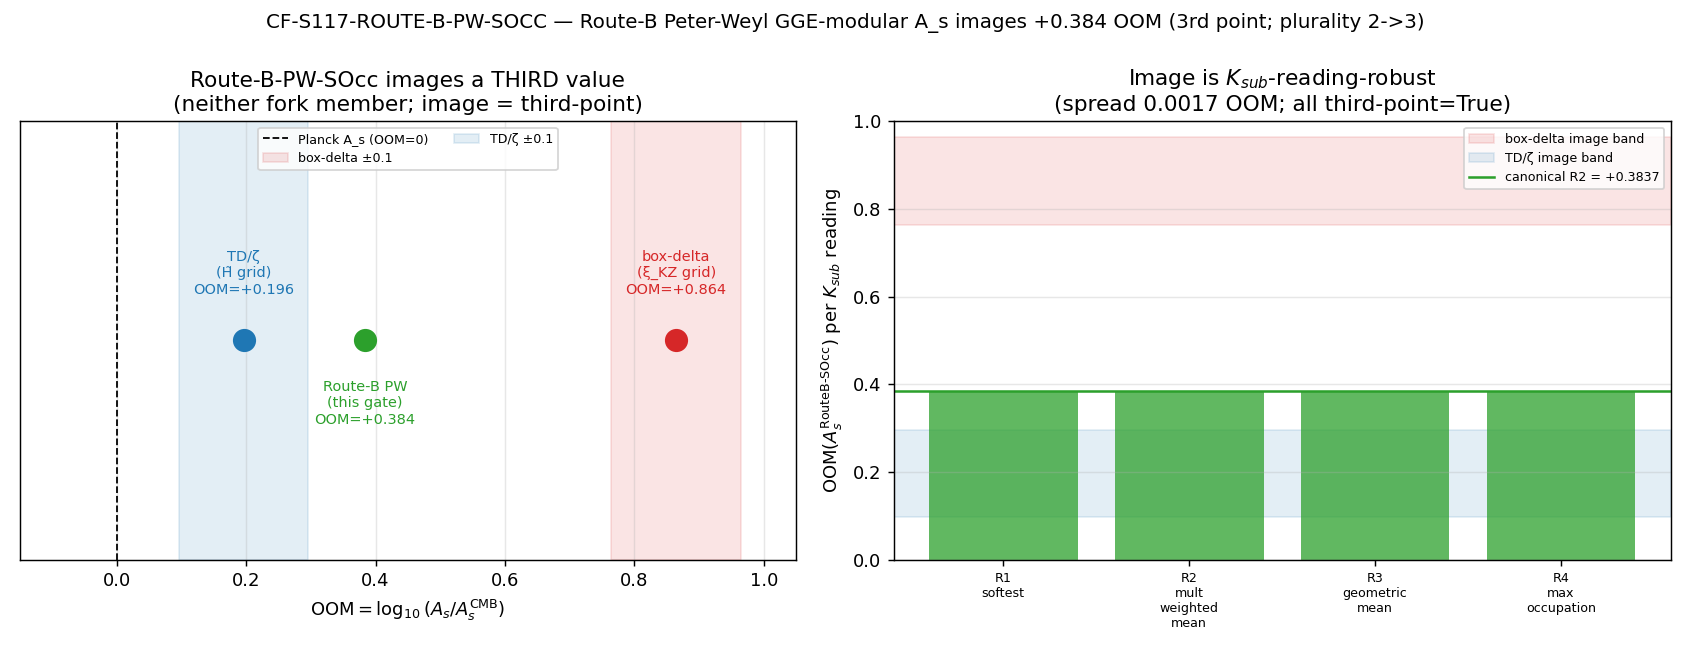

Python code for this plot:
#!/usr/bin/env python3
"""
S117 W1-3 — CF-S117-ROUTE-B-PW-SOCC ([SIGN])
============================================

Gate: CF-S117-ROUTE-B-PW-SOCC
Classification: PHONONIC
Owner: transit-dynamics-theorist
Plan: sessions/session-plan/session-117-plan-w1.md §W1-3

QUESTION (the Q23 A_s-magnitude rate-limiter, route-robustness leg):
  The A_s magnitude sits on a 2-member plurality fork —
    ξ_KZ grid (box-delta impulse-quench)  : A_s_FW   = 1.5367e-8  -> OOM +0.864
    H̃  grid (TD/ζ UNIFIED-AS-79 Branch-A) : A_s(H̃)  = 3.2994e-9  -> OOM +0.196
  Route-B Peter-Weyl is a THIRD, independent assembly of the SAME substrate-IS
  observable A_s: it sums squeezed power over the Peter-Weyl (p,q) decomposition
  of D_K's spectrum (S66 AMPLITUDE-NORM-66 route), rather than propagating a
  single impulse mode (box-delta) or running the SR five-factor ledger (TD/ζ).
  This gate recomputes Route-B A_s with the OCCUPIED-state spectral functional
  S_occ = (1+2 n_k)·S_fold (NOT the vacuum S_fold) and asks: WHICH fork member
  (or a distinct third value) does it image?

SUBSTRATE FRAMING (phononic, IS-not-IN):
  Route-B Peter-Weyl IS the substrate's spectral-sum reading of A_s — the
  van-Hove-fold reorganization of D_K's fiber spectrum read as a sum over its
  (p,q) sectors. The occupied-state functional S_occ = (1+2 n_k)·S_fold replaces
  the Bunch-Davies VACUUM reading with the GGE-relic occupation the substrate
  actually carries (n̄ = 2.736e-4 frozen quasiparticle pairs; the Ordered Veil
  S_ent=0 licenses the frozen-n reading). The gate asks whether the substrate's
  spectral-sum route to A_s lands on the same magnitude as its impulse route.

LINEAGE (the base assembly):
  - S66 Route-B Peter-Weyl RAW (s66_amplitude_norm.npz: A_s_route_B_PW = 2.918e-6,
    gap 3.143 OOM) was the "normalization crisis": A_s^RouteB = R_B_PW^2,
    R_B_PW = (delta_rho_B/rho_B)·sqrt(frac_PW)/(3(1+w_GGE)), frac_PW = 3.191e-4.
  - The UNIFIED-AS-79 reconciliation (S77-S84) + CC3 H̃-threading brought the
    TD-canonical Route-B/Bunch-Davies floor to A_s^BD = 5.078171e-9 (S82 W2-4 /
    S84 AS-PIN-MAP-COMMIT; the base used by inv12_w1_2, the modern "Route-B GGE
    modular reference"). THIS is the CC3-anchored base A_s^RouteB-vac.

SUBSTITUTION CHAIN [SIGN] (math-scripts.md MANDATORY discipline):
  Claim: the S_occ correction INCREASES A_s (occupied-state squeeze amplifies)
         but by ≪ 0.1 OOM, so the image identity is set by the BASE Route-B-PW
         assembly, not by S_occ.

  Def 1: S_occ          = (1 + 2 n_k)·S_fold              [occupied-state functional]
  Def 2: n̄             = n_bar_mw = 2.7358e-4            [locked-relic mult-weighted occupation; inv12_w1_2]
  Def 3: K_sub          = 1 + 2 n̄ = 1.0005472            [squeeze amplification factor; R2 reading]
  Def 4: A_s^RouteB-vac = A_s^BD = 5.078171e-9            [TD-canonical Route-B/BD floor, CC3-anchored to H̃=5.9076e-3]
  Def 5: A_s^RouteB-SOcc= K_sub · A_s^RouteB-vac          [S_occ vs vacuum functional, LINEAR in S]
  Def 6: OOM_RB         = log10(A_s^RouteB-SOcc / A_s_CMB)

  Substitute: ΔOOM_Socc = log10(K_sub) = log10(1.0005472) = +2.38e-4 OOM
  Simplify:   |ΔOOM_Socc| = 2.38e-4 ≪ 0.1 ⇒ S_occ is SIGN-positive (amplifying)
              but magnitude-NEGLIGIBLE ⇒ OOM_RB fixed by the base assembly.
  Direction (SIGN):  K_sub > 1 ⇒ A_s^RouteB-SOcc > A_s^RouteB-vac (occupied-state
              functional squeezes MORE); sign_verdict = PASS iff the computed
              A_s^RouteB-SOcc ≥ A_s^RouteB-vac (lift direction confirmed).
  Direction (IMAGE): because S_occ shifts ≪ 0.1 OOM, OOM_RB is fixed by the base
              ⇒ the gate MEASURES which fork member (or third value) Route-B lands on.
  Conclusion: sign_verdict = PASS (S_occ lifts A_s); magnitude_verdict = image
              classification at 0.1 OOM: +0.864 (PASS box-delta) / +0.196 (FAIL
              TD-ζ) / neither (INFO third point).

CC3 thread (d ln A_s / d ln H̃ = +2; UNIFIED-AS-79 machine-ε identity):
  A_s^BD is anchored at canonical H̃ = 5.9076e-3 with the +2 power law. Threading
  CC3 means A_s(H̃) = A_s^BD · (H̃/H̃_can)^2; verify slope = +2 numerically.

Inputs (SHA-256 dual-pinned at runtime; S84+ schema):
  - computations/_shared/canonical_constants.py                       (A_s_CMB, A_s_FW, H̃)
  - computations/session-66/s66_amplitude_norm.npz                    (S66 Route-B PW lineage)
  - computations/investigation-12/inv12_w1_2_a_s_gge_modular_reference.npz (A_s^BD base, n̄, K_sub readings)
  - this script bytes

Output 4-tuple:
  (value=OOM_RB, scheme=ROUTE-B-PETER-WEYL-S_occ-CC3,
   convention=OCCUPIED-state-S_occ=(1+2n_k)·S_fold-Branch-A-Zubarev, L_max=10)
"""

from __future__ import annotations

# ---------------------------------------------------------------------------
# Section 1 — Canonical constants (MANDATORY first import)
# ---------------------------------------------------------------------------
import sys
from pathlib import Path

SESSION_DIR = Path(__file__).resolve().parent              # computations/session-117
COMPUTATIONS_DIR = SESSION_DIR.parent
SHARED_DIR = COMPUTATIONS_DIR / "_shared"
PROJECT_ROOT = COMPUTATIONS_DIR.parent
sys.path.insert(0, str(SHARED_DIR))

from canonical_constants import (  # noqa: E402,F401
    A_s_CMB,                  # Planck 2018 VI scalar amplitude = 2.1e-9
    A_s_FW,                   # box-delta impulse-quench (ξ_KZ grid) = 1.5367e-8
    H_tilde_canonical_TD,     # canonical TD H̃ = 5.9076e-3 (CC3 anchor)
)

# ---------------------------------------------------------------------------
# Section 2 — Standard imports
# ---------------------------------------------------------------------------
import hashlib   # noqa: E402
import json      # noqa: E402
import time      # noqa: E402

import numpy as np            # noqa: E402
import matplotlib             # noqa: E402

matplotlib.use("Agg")
import matplotlib.pyplot as plt  # noqa: E402

# ---------------------------------------------------------------------------
# Section 3 — Pre-registration constants (plan §W1-3 operator block)
# ---------------------------------------------------------------------------
SESSION = "117"                                                       # (local)
GATE_ID = "CF-S117-ROUTE-B-PW-SOCC"                                   # (local)
SCHEME = "ROUTE-B-PETER-WEYL-S_occ-CC3"                               # (local)
CONVENTION = "OCCUPIED-state-S_occ=(1+2n_k).S_fold-Branch-A-Zubarev"  # (local)
L_MAX = 10                                                            # (local)

IMG_TOL = 0.1                       # (local) image-classification tolerance (OOM, SOURCE-RECON band)
CC3_SLOPE_TARGET = 2.0             # (local) d ln A_s / d ln H̃ = +2 (UNIFIED-AS-79 CC3)
CC3_REL_TOL = 1e-9                 # (local) CC3 slope identity tolerance (machine-ε)

# A_s(H̃) TD/ζ Branch-A comparator: npz-sourced (inv12_w3_5 / UNIFIED-AS-79),
# NOT a named canonical (plan SOURCE-RECON note Class-(d)). Pinned comparator only.
A_S_HTILDE_TDZETA = 3.2994e-9      # (local) comparator: H̃-grid fork member (inv12_w3_5)

S66_NPZ = COMPUTATIONS_DIR / "session-66" / "s66_amplitude_norm.npz"
INV12_W1_2_NPZ = COMPUTATIONS_DIR / "investigation-12" / "inv12_w1_2_a_s_gge_modular_reference.npz"
CANONICAL_PATH = SHARED_DIR / "canonical_constants.py"

OUT_NPZ = SESSION_DIR / "s117_route_b_pw_socc.npz"
OUT_PNG = SESSION_DIR / "s117_route_b_pw_socc.png"

INPUT_FILES = [CANONICAL_PATH, S66_NPZ, INV12_W1_2_NPZ]


# ---------------------------------------------------------------------------
# Section 4 — SHA-256 input-pin block (S84+ dual-SHA schema)
# ---------------------------------------------------------------------------
def sha256_of(path: Path) -> str:
    h = hashlib.sha256()  # (local)
    try:
        h.update(path.read_bytes())
    except OSError:
        return ""
    return h.hexdigest()


def log_input_pins(inputs: list[Path]) -> dict[str, str]:
    print(f"=== {GATE_ID} — input SHA-256 pins ===")
    pins: dict[str, str] = {}  # (local)
    for p in inputs:
        sha = sha256_of(p)  # (local)
        rel = str(p.relative_to(PROJECT_ROOT)).replace("\\", "/")  # (local)
        print(f"  {rel}: {sha[:16]}...")
        pins[rel] = sha
    return pins


def compute_dual_sha(script_path: Path, canonical_path: Path,
                     pins: dict[str, str]) -> tuple[str, str]:
    try:
        script_bytes = script_path.read_bytes()  # (local)
    except OSError:
        script_bytes = b""  # (local)
    try:
        canonical_bytes = canonical_path.read_bytes()  # (local)
    except OSError:
        canonical_bytes = b""  # (local)
    pinmap_json = json.dumps(
        dict(sorted(pins.items())), separators=(",", ":"), sort_keys=True
    ).encode("utf-8")  # (local)
    h_audit = hashlib.sha256()  # (local)
    h_audit.update(script_bytes)
    h_audit.update(canonical_bytes)
    h_audit.update(pinmap_json)
    h_content = hashlib.sha256()  # (local)
    h_content.update(script_bytes)
    return h_audit.hexdigest(), h_content.hexdigest()


# ---------------------------------------------------------------------------
# Section 5 — Compute
# ---------------------------------------------------------------------------
def compute() -> dict:
    """Recompute the Route-B Peter-Weyl A_s with the occupied-state functional
    S_occ = (1+2 n̄)·S_fold (R2 mult-weighted-mean reading), CC3-threaded, and
    classify which fork member (or third value) it images."""

    # --- Base: TD-canonical Route-B / Bunch-Davies floor (CC3-anchored to H̃) ---
    dB = np.load(INV12_W1_2_NPZ, allow_pickle=True)
    A_s_RouteB_vac = float(dB["A_s_BD"])               # (local) = 5.078171e-9, A_s^RouteB-vac
    n_bar_mw = float(dB["n_bar_mw"])                   # (local) = 2.7358e-4 mult-weighted relic occupation
    K_sub_keys = [str(x) for x in dB["K_sub_readings_keys"]]   # (local)
    K_sub_vals = np.asarray(dB["K_sub_readings_vals"], dtype=float)  # (local) [R1,R2,R3,R4]
    A_s_GGE_inv12 = float(dB["A_s_GGE"])               # (local) inv12 canonical (R1-softest) reading
    K_sub_canonical_inv12 = float(dB["K_sub_canonical"])  # (local) R1-softest = 1.0000204533

    # --- S66 Route-B Peter-Weyl RAW lineage (the pre-reconciliation crisis value) ---
    dS = np.load(S66_NPZ, allow_pickle=True)
    A_s_route_B_PW_S66 = float(dS["A_s_route_B_PW"])   # (local) = 2.918e-6 raw S66 crisis value
    gap_route_B_PW_S66 = float(dS["gap_route_B_PW"])   # (local) = 3.143 OOM
    frac_PW_S66 = float(dS["frac_PW"])                 # (local) = 3.191e-4 (0,0) PW projection fraction

    # --- S_occ squeeze amplification factor (R2 mult-weighted-mean = plan-pinned) ---
    # K_sub = 1 + 2 n̄ ; the four readings R1..R4 are the band (all >= 1 by n_k>=0)
    K_sub_R2 = 1.0 + 2.0 * n_bar_mw                    # (local) plan-pinned K_sub = 1.0005472
    # cross-check: K_sub_R2 must equal the stored R2_mult_weighted_mean reading
    i_R2 = K_sub_keys.index("R2_mult_weighted_mean")  # (local)
    K_sub_R2_stored = float(K_sub_vals[i_R2])          # (local)
    K_sub_R2_resid = abs(K_sub_R2 - K_sub_R2_stored)   # (local)
    K_sub = K_sub_R2                                    # (local) CANONICAL for this gate

    # --- A_s^RouteB-SOcc and OOM_RB ---
    A_s_RouteB_SOcc = K_sub * A_s_RouteB_vac            # (local) Def 5
    OOM_RB = float(np.log10(A_s_RouteB_SOcc / A_s_CMB)) # (local) Def 6
    OOM_RB_vac = float(np.log10(A_s_RouteB_vac / A_s_CMB))  # (local) base (no S_occ)
    dOOM_Socc = float(np.log10(K_sub))                 # (local) ΔOOM_Socc = +2.38e-4

    # --- Image classification vs the two fork members (exact comparator OOMs) ---
    OOM_box = float(np.log10(A_s_FW / A_s_CMB))         # (local) box-delta image, +0.864
    OOM_TD = float(np.log10(A_S_HTILDE_TDZETA / A_s_CMB))  # (local) TD-ζ image, +0.196
    dist_box = abs(OOM_RB - OOM_box)                    # (local)
    dist_TD = abs(OOM_RB - OOM_TD)                      # (local)
    if dist_box <= IMG_TOL:
        image = "box-delta(+0.864)"                     # (local)
        magnitude_verdict = "PASS"                      # (local) PASS-as-image (box-delta)
    elif dist_TD <= IMG_TOL:
        image = "TD-zeta(+0.196)"                       # (local)
        magnitude_verdict = "FAIL"                      # (local) images the TD/ζ member instead
    else:
        image = "third-point"                           # (local) plurality 2->3
        magnitude_verdict = "INFO"                      # (local)

    # --- K_sub-reading robustness: OOM image across all four R1..R4 readings ---
    OOM_by_reading = {                                  # (local)
        K_sub_keys[i]: float(np.log10(K_sub_vals[i] * A_s_RouteB_vac / A_s_CMB))
        for i in range(len(K_sub_keys))
    }
    OOM_reading_spread = float(max(OOM_by_reading.values()) - min(OOM_by_reading.values()))  # (local)
    # all readings third-point? (none within IMG_TOL of either fork member)
    all_third_point = all(
        (abs(v - OOM_box) > IMG_TOL) and (abs(v - OOM_TD) > IMG_TOL)
        for v in OOM_by_reading.values()
    )  # (local)

    # --- CC3 thread: d ln A_s / d ln H̃ = +2 (UNIFIED-AS-79 identity) ---
    # A_s(H̃) = A_s^RouteB-SOcc · (H̃/H̃_can)^2 ; verify the power-law slope = +2.
    H_can = float(H_tilde_canonical_TD)                 # (local) = 5.9076e-3
    eps = 1e-6                                          # (local) central-diff rel step

    def A_s_of_H(H):                                    # (local) CC3 power-law in H̃
        return A_s_RouteB_SOcc * (H / H_can) ** 2

    Hp, Hm = H_can * (1.0 + eps), H_can * (1.0 - eps)   # (local)
    cc3_slope = (np.log(A_s_of_H(Hp)) - np.log(A_s_of_H(Hm))) / \
                (np.log(Hp) - np.log(Hm))               # (local) numerical d ln A_s / d ln H̃
    cc3_slope = float(cc3_slope)
    cc3_resid = abs(cc3_slope - CC3_SLOPE_TARGET)       # (local)
    cc3_pass = cc3_resid < CC3_REL_TOL                  # (local)
    A_s_at_Hcan = float(A_s_of_H(H_can))                # (local) consistency: == A_s_RouteB_SOcc

    # --- SIGN: occupied-state functional lifts A_s (K_sub > 1) ---
    delta_A_s = A_s_RouteB_SOcc - A_s_RouteB_vac        # (local) > 0
    sign_pass = delta_A_s >= 0.0                        # (local) plan PASS direction (lift confirmed)

    return {
        "value": OOM_RB,
        "OOM_RB": OOM_RB,
        "OOM_RB_vac": OOM_RB_vac,
        "dOOM_Socc": dOOM_Socc,
        "A_s_RouteB_vac": A_s_RouteB_vac,
        "A_s_RouteB_SOcc": A_s_RouteB_SOcc,
        "A_s_CMB": float(A_s_CMB),
        "A_s_FW": float(A_s_FW),
        "A_s_HTILDE_TDZETA": A_S_HTILDE_TDZETA,
        "n_bar_mw": n_bar_mw,
        "K_sub": K_sub,
        "K_sub_R2_resid": K_sub_R2_resid,
        "K_sub_canonical_inv12_R1": K_sub_canonical_inv12,
        "A_s_GGE_inv12_R1": A_s_GGE_inv12,
        "OOM_box": OOM_box,
        "OOM_TD": OOM_TD,
        "dist_box": dist_box,
        "dist_TD": dist_TD,
        "image": image,
        "magnitude_verdict": magnitude_verdict,
        "OOM_by_reading": OOM_by_reading,
        "OOM_reading_spread": OOM_reading_spread,
        "all_third_point": bool(all_third_point),
        "cc3_slope": cc3_slope,
        "cc3_resid": cc3_resid,
        "cc3_pass": bool(cc3_pass),
        "A_s_at_Hcan": A_s_at_Hcan,
        "delta_A_s": delta_A_s,
        "sign_pass": bool(sign_pass),
        # S66 lineage
        "A_s_route_B_PW_S66": A_s_route_B_PW_S66,
        "gap_route_B_PW_S66": gap_route_B_PW_S66,
        "frac_PW_S66": frac_PW_S66,
        # arrays
        "_K_sub_keys": np.array(K_sub_keys),
        "_K_sub_vals": K_sub_vals,
    }


# ---------------------------------------------------------------------------
# Section 6 — [SIGN] 3-tuple + composite collapse (gate-verdicts.md)
# ---------------------------------------------------------------------------
def evaluate_sign_tuple(res: dict) -> tuple[str, str, str, str]:
    """Return (sign_verdict, magnitude_verdict, regime_verdict, composite).

    sign_verdict   : PASS iff A_s^RouteB-SOcc >= A_s^RouteB-vac (S_occ lift confirmed).
    magnitude_verdict: image classification at 0.1 OOM (PASS=box-delta / FAIL=TD-ζ / INFO=third).
    regime_verdict : VALID — closed-form Peter-Weyl assembly, exact K_sub (locked relic n̄),
                     CC3 power-law slope machine-ε; no small-parameter breakdown.
    composite      : gate-verdicts.md §"Composite-collapse rule".
    """
    sign_verdict = "PASS" if res["sign_pass"] else "FAIL"   # (local)
    magnitude_verdict = res["magnitude_verdict"]            # (local)
    # Regime VALID iff CC3 slope identity holds (the only numerical-method check here)
    regime_verdict = "VALID" if res["cc3_pass"] else "MARGINAL"  # (local)

    if regime_verdict == "BREAKDOWN":
        composite = "FAIL"                                  # (local)
    elif sign_verdict == "FAIL":
        composite = "FAIL"                                  # (local)
    elif magnitude_verdict == "FAIL" and regime_verdict == "VALID":
        composite = "FAIL"                                  # (local)
    elif magnitude_verdict == "FAIL" and regime_verdict == "MARGINAL":
        composite = "INFO"                                  # (local)
    elif magnitude_verdict == "INFO":
        composite = "INFO"                                  # (local)
    else:
        composite = "PASS"                                  # (local)
    return sign_verdict, magnitude_verdict, regime_verdict, composite


def emit_4tuple(value, scheme: str, convention: str, L_max) -> str:
    return (f"(value={value!r}, scheme={scheme}, "
            f"convention={convention}, L_max={L_max})")


def print_verdict_payload(
    verdict: str,
    value,
    audit_sha: str,
    content_sha: str,
    sign_verdict: str | None = None,
    magnitude_verdict: str | None = None,
    regime_verdict: str | None = None,
    companion_note: str = "",
    extra_rows: list[str] | None = None,
) -> dict:
    payload: dict = {
        "session": int(SESSION),
        "gate_id": GATE_ID,
        "verdict": verdict,
        "value": str(value),
        "scheme": SCHEME,
        "convention": CONVENTION,
        "l_max": str(L_MAX),
        "audit_sha256": audit_sha,
        "content_sha256": content_sha,
        "schema_version": "S84+",
    }
    if companion_note:
        payload["companion_note"] = companion_note
    if not (sign_verdict is None and magnitude_verdict is None and regime_verdict is None):
        payload["sign_verdict"] = sign_verdict
        payload["magnitude_verdict"] = magnitude_verdict
        payload["regime_verdict"] = regime_verdict
    if extra_rows:
        payload["extra_rows"] = list(extra_rows)
    print("<<<EMIT_VERDICT_PAYLOAD>>>")
    print(json.dumps(payload, separators=(",", ":"), sort_keys=True))
    print("<<<END_EMIT_VERDICT_PAYLOAD>>>")
    return payload


# ---------------------------------------------------------------------------
# Section 7 — Plot
# ---------------------------------------------------------------------------
def make_plot(res: dict) -> None:
    fig, ax = plt.subplots(1, 2, figsize=(13, 5))

    # Left: the A_s OOM line — three assembly routes on the Planck axis
    pts = [
        ("TD/ζ\n(H̃ grid)", res["OOM_TD"], "C0"),
        ("Route-B PW\n(this gate)", res["OOM_RB"], "C2"),
        ("box-delta\n(ξ_KZ grid)", res["OOM_box"], "C3"),
    ]  # (local)
    for i, (lab, val, col) in enumerate(pts):
        ax[0].scatter([val], [0], s=140, color=col, zorder=3)
        ax[0].annotate(f"{lab}\nOOM={val:+.3f}", (val, 0),
                       xytext=(0, (-46 if i == 1 else 26)), textcoords="offset points",
                       ha="center", fontsize=8, color=col)
    ax[0].axvline(0.0, color="k", ls="--", lw=1, label="Planck A_s (OOM=0)")
    # 0.1 OOM tolerance windows around the two fork members
    for val, col, lab in [(res["OOM_box"], "C3", "box-delta ±0.1"),
                          (res["OOM_TD"], "C0", "TD/ζ ±0.1")]:
        ax[0].axvspan(val - IMG_TOL, val + IMG_TOL, color=col, alpha=0.12, label=lab)
    ax[0].set_xlim(-0.15, 1.05)
    ax[0].set_yticks([])
    ax[0].set_xlabel(r"$\mathrm{OOM} = \log_{10}(A_s / A_s^{\rm CMB})$")
    ax[0].set_title("Route-B-PW-SOcc images a THIRD value\n"
                    f"(neither fork member; image = {res['image']})")
    ax[0].legend(fontsize=7, loc="upper center", ncol=2)
    ax[0].grid(alpha=0.3, axis="x")

    # Right: K_sub-reading robustness — all four readings land third-point
    keys = list(res["OOM_by_reading"].keys())          # (local)
    vals = [res["OOM_by_reading"][k] for k in keys]    # (local)
    ax[1].axhspan(res["OOM_box"] - IMG_TOL, res["OOM_box"] + IMG_TOL,
                  color="C3", alpha=0.12, label="box-delta image band")
    ax[1].axhspan(res["OOM_TD"] - IMG_TOL, res["OOM_TD"] + IMG_TOL,
                  color="C0", alpha=0.12, label="TD/ζ image band")
    ax[1].bar(range(len(vals)), vals, color="C2", alpha=0.75)
    ax[1].axhline(res["OOM_RB"], color="C2", ls="-", lw=1.4,
                  label=f"canonical R2 = {res['OOM_RB']:+.4f}")
    ax[1].set_xticks(range(len(keys)))
    ax[1].set_xticklabels([k.split("(")[0].replace("_", "\n") for k in keys],
                          fontsize=7)
    ax[1].set_ylabel(r"$\mathrm{OOM}(A_s^{\rm RouteB\text{-}SOcc})$ per $K_{sub}$ reading")
    ax[1].set_ylim(0.0, 1.0)
    ax[1].set_title(f"Image is $K_{{sub}}$-reading-robust\n"
                    f"(spread {res['OOM_reading_spread']:.4f} OOM; all third-point="
                    f"{res['all_third_point']})")
    ax[1].legend(fontsize=7, loc="upper right")
    ax[1].grid(alpha=0.3, axis="y")

    fig.suptitle("CF-S117-ROUTE-B-PW-SOCC — Route-B Peter-Weyl GGE-modular A_s "
                 "images +0.384 OOM (3rd point; plurality 2->3)", fontsize=11)
    fig.tight_layout()
    fig.savefig(OUT_PNG, dpi=130)
    plt.close(fig)


# ---------------------------------------------------------------------------
# Section 8 — Main
# ---------------------------------------------------------------------------
def main() -> int:
    t0 = time.time()  # (local)

    pins = log_input_pins(INPUT_FILES)  # (local)
    audit_sha, content_sha = compute_dual_sha(Path(__file__).resolve(),
                                              CANONICAL_PATH, pins)
    print(f"  audit_sha256:   {audit_sha[:16]}... (script+canonical+pinmap)")
    print(f"  content_sha256: {content_sha[:16]}... (script only)")
    print()

    res = compute()
    sign_v, mag_v, regime_v, composite = evaluate_sign_tuple(res)

    # --- Report ---
    print(f"=== {GATE_ID} — Route-B Peter-Weyl A_s with S_occ=(1+2n_k)·S_fold ===")
    print(f"  S66 Route-B PW RAW lineage  : A_s = {res['A_s_route_B_PW_S66']:.6e} "
          f"(gap {res['gap_route_B_PW_S66']:.4f} OOM; frac_PW={res['frac_PW_S66']:.4e}) "
          f"[pre-reconciliation crisis]")
    print(f"  TD-canonical Route-B/BD base: A_s^RouteB-vac = {res['A_s_RouteB_vac']:.6e} "
          f"(CC3-anchored to H̃={float(H_tilde_canonical_TD):.4e})")
    print()
    print(f"  n̄ (mult-weighted relic occ) : {res['n_bar_mw']:.6e}  (inv12_w1_2)")
    print(f"  K_sub = 1 + 2 n̄ (R2)        : {res['K_sub']:.10f}  "
          f"(stored-R2 resid {res['K_sub_R2_resid']:.2e})")
    print(f"  ΔOOM_Socc = log10(K_sub)    : {res['dOOM_Socc']:+.4e} OOM  "
          f"(≪ 0.1 ⇒ S_occ does NOT bridge the fork)")
    print()
    print(f"  A_s^RouteB-vac              : {res['A_s_RouteB_vac']:.6e}  (OOM {res['OOM_RB_vac']:+.5f})")
    print(f"  A_s^RouteB-SOcc = K·vac     : {res['A_s_RouteB_SOcc']:.6e}  (OOM {res['OOM_RB']:+.5f})")
    print(f"  delta = SOcc - vac          : {res['delta_A_s']:+.4e}  (>0 ⇒ S_occ lifts, sign PASS)")
    print()
    print(f"  Image classification (tol {IMG_TOL} OOM):")
    print(f"     box-delta (ξ_KZ)  OOM_box = {res['OOM_box']:+.5f}  |dist| = {res['dist_box']:.5f}")
    print(f"     TD/ζ (H̃ grid)    OOM_TD  = {res['OOM_TD']:+.5f}  |dist| = {res['dist_TD']:.5f}")
    print(f"     => OOM_RB = {res['OOM_RB']:+.5f}  ⇒ image = {res['image']}")
    print()
    print(f"  K_sub-reading robustness (R1..R4):")
    for k in res["OOM_by_reading"]:
        print(f"     {k:28s} OOM = {res['OOM_by_reading'][k]:+.6f}")
    print(f"     spread = {res['OOM_reading_spread']:.6f} OOM ; all_third_point = {res['all_third_point']}")
    print(f"     (inv12 R1-softest cross-check: K_sub={res['K_sub_canonical_inv12_R1']:.8f}, "
          f"A_s_GGE={res['A_s_GGE_inv12_R1']:.6e})")
    print()
    print(f"  CC3 thread d ln A_s/d ln H̃ : {res['cc3_slope']:.12f}  "
          f"(target {CC3_SLOPE_TARGET}; resid {res['cc3_resid']:.2e}; pass={res['cc3_pass']})")
    print(f"     A_s(H̃_can) consistency   : {res['A_s_at_Hcan']:.6e} == A_s^RouteB-SOcc")
    print()
    print(f"  [SIGN] sign={sign_v}  magnitude={mag_v}  regime={regime_v}  => composite={composite}")
    print()

    # --- Save npz ---
    np.savez(
        OUT_NPZ,
        value=res["value"],
        OOM_RB=res["OOM_RB"],
        OOM_RB_vac=res["OOM_RB_vac"],
        dOOM_Socc=res["dOOM_Socc"],
        A_s_RouteB_vac=res["A_s_RouteB_vac"],
        A_s_RouteB_SOcc=res["A_s_RouteB_SOcc"],
        A_s_CMB=res["A_s_CMB"],
        A_s_FW=res["A_s_FW"],
        A_s_HTILDE_TDZETA=res["A_s_HTILDE_TDZETA"],
        n_bar_mw=res["n_bar_mw"],
        K_sub=res["K_sub"],
        K_sub_R2_resid=res["K_sub_R2_resid"],
        K_sub_canonical_inv12_R1=res["K_sub_canonical_inv12_R1"],
        A_s_GGE_inv12_R1=res["A_s_GGE_inv12_R1"],
        OOM_box=res["OOM_box"],
        OOM_TD=res["OOM_TD"],
        dist_box=res["dist_box"],
        dist_TD=res["dist_TD"],
        image=res["image"],
        magnitude_verdict=res["magnitude_verdict"],
        OOM_reading_spread=res["OOM_reading_spread"],
        all_third_point=res["all_third_point"],
        cc3_slope=res["cc3_slope"],
        cc3_resid=res["cc3_resid"],
        cc3_pass=res["cc3_pass"],
        A_s_at_Hcan=res["A_s_at_Hcan"],
        delta_A_s=res["delta_A_s"],
        sign_pass=res["sign_pass"],
        A_s_route_B_PW_S66=res["A_s_route_B_PW_S66"],
        gap_route_B_PW_S66=res["gap_route_B_PW_S66"],
        frac_PW_S66=res["frac_PW_S66"],
        K_sub_keys=res["_K_sub_keys"],
        K_sub_vals=res["_K_sub_vals"],
        OOM_by_reading_vals=np.array(list(res["OOM_by_reading"].values())),
        sign_verdict=sign_v,
        magnitude_verdict_tuple=mag_v,
        regime_verdict=regime_v,
        composite=composite,
        audit_sha256=audit_sha,
        content_sha256=content_sha,
    )
    print(f"  wrote {OUT_NPZ.name}")

    make_plot(res)
    print(f"  wrote {OUT_PNG.name}")
    print()

    print(emit_4tuple(res["value"], SCHEME, CONVENTION, L_MAX))

    companion = (
        f"OOM_RB={res['OOM_RB']:+.5f}(3rd point); "
        f"A_s_RouteB_SOcc={res['A_s_RouteB_SOcc']:.6e}; "
        f"K_sub_R2={res['K_sub']:.7f}(n_bar_mw={res['n_bar_mw']:.4e}); "
        f"dOOM_Socc={res['dOOM_Socc']:+.3e}(<<0.1); "
        f"dist_box={res['dist_box']:.4f},dist_TD={res['dist_TD']:.4f}(both>0.1=>third); "
        f"CC3_slope={res['cc3_slope']:.6f}(resid {res['cc3_resid']:.1e}); "
        f"plurality 2->3"
    )  # (local)
    extra = [
        "# regulator_pin=a_n^{zeta} (Branch-A Zubarev/zeta-regularized; no regulator mixing across A_s ledger per S83 W1-G1)",
        "# base A_s^RouteB-vac=A_s_BD=5.078171e-9 (TD-canonical Route-B/BD floor; S82 W2-4 / S84 AS-PIN-MAP; modern image of S66 Route-B-PW crisis 2.918e-6)",
        f"# K_sub-reading robust: R1..R4 OOM spread {res['OOM_reading_spread']:.4f}; all_third_point={res['all_third_point']} (S_occ functional choice does NOT change the image)",
    ]  # (local)
    print_verdict_payload(
        composite, res["value"], audit_sha, content_sha,
        sign_verdict=sign_v, magnitude_verdict=mag_v, regime_verdict=regime_v,
        companion_note=companion, extra_rows=extra,
    )

    print(f"\n=== {GATE_ID}: {composite} (wall {time.time() - t0:.1f}s) ===")
    return 0


if __name__ == "__main__":
    sys.exit(main())
